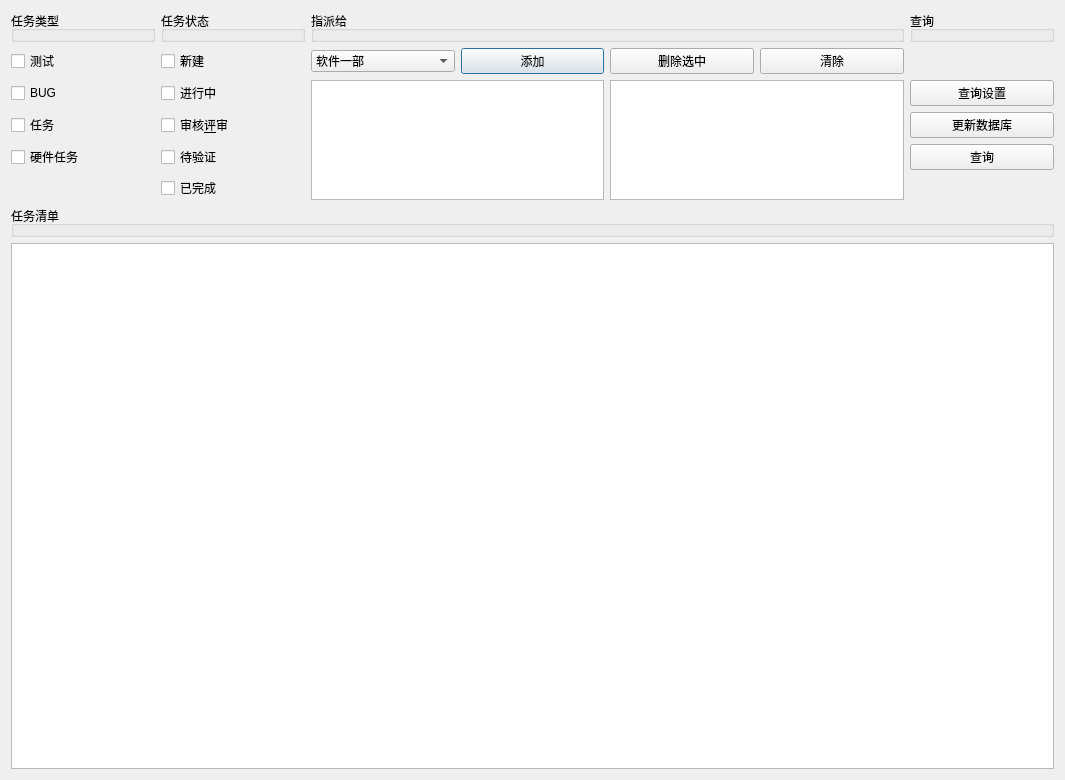
<?xml version="1.0" encoding="UTF-8"?>
<ui version="4.0">
 <class>RedminePanel</class>
 <widget class="QDialog" name="RedminePanel">
  <property name="geometry">
   <rect>
    <x>0</x>
    <y>0</y>
    <width>1065</width>
    <height>780</height>
   </rect>
  </property>
  <property name="windowTitle">
   <string>Dialog</string>
  </property>
  <layout class="QVBoxLayout" name="verticalLayout">
   <item>
    <layout class="QGridLayout" name="gridLayout_2">
     <item row="3" column="1">
      <widget class="QCheckBox" name="checkBox_statusCheck">
       <property name="text">
        <string>审核&amp;评审</string>
       </property>
      </widget>
     </item>
     <item row="1" column="3">
      <widget class="QPushButton" name="pushButton_assignedAdd">
       <property name="text">
        <string>添加</string>
       </property>
      </widget>
     </item>
     <item row="1" column="2">
      <widget class="QComboBox" name="comboBox_assignedTo">
       <item>
        <property name="text">
         <string>软件一部</string>
        </property>
       </item>
       <item>
        <property name="text">
         <string>软件二部</string>
        </property>
       </item>
       <item>
        <property name="text">
         <string>软件三部</string>
        </property>
       </item>
       <item>
        <property name="text">
         <string>测试部</string>
        </property>
       </item>
       <item>
        <property name="text">
         <string>技术支持部</string>
        </property>
       </item>
       <item>
        <property name="text">
         <string>外贸支持</string>
        </property>
       </item>
       <item>
        <property name="text">
         <string>全部</string>
        </property>
       </item>
      </widget>
     </item>
     <item row="5" column="1">
      <widget class="QCheckBox" name="checkBox_statusOver">
       <property name="text">
        <string>已完成</string>
       </property>
      </widget>
     </item>
     <item row="3" column="6">
      <widget class="QPushButton" name="pushButton_renew">
       <property name="text">
        <string>更新数据库</string>
       </property>
      </widget>
     </item>
     <item row="4" column="1">
      <widget class="QCheckBox" name="checkBox_statusWaitcheck">
       <property name="text">
        <string>待验证</string>
       </property>
      </widget>
     </item>
     <item row="1" column="4">
      <widget class="QPushButton" name="pushButton_assignedDel">
       <property name="text">
        <string>删除选中</string>
       </property>
      </widget>
     </item>
     <item row="2" column="2" rowspan="4" colspan="2">
      <widget class="QListWidget" name="listWidget_partMembers"/>
     </item>
     <item row="2" column="4" rowspan="4" colspan="2">
      <widget class="QListWidget" name="listWidget_assignedTo"/>
     </item>
     <item row="2" column="6">
      <widget class="QPushButton" name="pushButton_set">
       <property name="text">
        <string>查询设置</string>
       </property>
      </widget>
     </item>
     <item row="4" column="6">
      <widget class="QPushButton" name="pushButton_count">
       <property name="text">
        <string>查询</string>
       </property>
      </widget>
     </item>
     <item row="1" column="5">
      <widget class="QPushButton" name="pushButton_assignedClear">
       <property name="text">
        <string>清除</string>
       </property>
      </widget>
     </item>
     <item row="0" column="0">
      <widget class="QGroupBox" name="groupBox">
       <property name="title">
        <string>任务类型</string>
       </property>
      </widget>
     </item>
     <item row="0" column="1">
      <widget class="QGroupBox" name="groupBox_2">
       <property name="title">
        <string>任务状态</string>
       </property>
      </widget>
     </item>
     <item row="1" column="1">
      <widget class="QCheckBox" name="checkBox_statusNew">
       <property name="text">
        <string>新建</string>
       </property>
      </widget>
     </item>
     <item row="1" column="0">
      <widget class="QCheckBox" name="checkBox_taskTest">
       <property name="text">
        <string>测试</string>
       </property>
      </widget>
     </item>
     <item row="4" column="0">
      <widget class="QCheckBox" name="checkBox_taskHard">
       <property name="text">
        <string>硬件任务</string>
       </property>
      </widget>
     </item>
     <item row="2" column="0">
      <widget class="QCheckBox" name="checkBox_taskBug">
       <property name="text">
        <string>BUG</string>
       </property>
      </widget>
     </item>
     <item row="3" column="0">
      <widget class="QCheckBox" name="checkBox_taskTask">
       <property name="text">
        <string>任务</string>
       </property>
      </widget>
     </item>
     <item row="2" column="1">
      <widget class="QCheckBox" name="checkBox_statusWorking">
       <property name="text">
        <string>进行中</string>
       </property>
      </widget>
     </item>
     <item row="7" column="0" colspan="7">
      <widget class="QTableWidget" name="tableWidget_taskList"/>
     </item>
     <item row="0" column="2" colspan="4">
      <widget class="QGroupBox" name="groupBox_3">
       <property name="title">
        <string>指派给</string>
       </property>
      </widget>
     </item>
     <item row="0" column="6">
      <widget class="QGroupBox" name="groupBox_4">
       <property name="title">
        <string>查询</string>
       </property>
      </widget>
     </item>
     <item row="6" column="0" colspan="7">
      <widget class="QGroupBox" name="groupBox_5">
       <property name="title">
        <string>任务清单</string>
       </property>
      </widget>
     </item>
    </layout>
   </item>
  </layout>
 </widget>
 <resources/>
 <connections/>
</ui>
